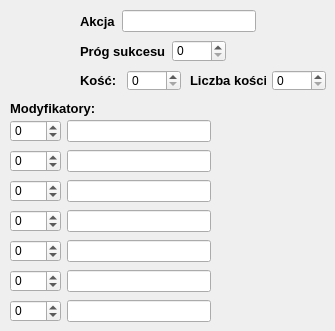
    <widget class="QWidget" name="tab_3">
     <attribute name="title">
      <string>Własne</string>
     </attribute>
     <widget class="QWidget" name="layoutWidget_18">
      <property name="geometry">
       <rect>
        <x>80</x>
        <y>10</y>
        <width>176</width>
        <height>22</height>
       </rect>
      </property>
      <layout class="QHBoxLayout" name="horizontalLayout_24">
       <item>
        <widget class="QLabel" name="label_19">
         <property name="font">
          <font>
           <pointsize>10</pointsize>
           <weight>75</weight>
           <bold>true</bold>
          </font>
         </property>
         <property name="text">
          <string>Akcja</string>
         </property>
        </widget>
       </item>
       <item>
        <widget class="QLineEdit" name="lineEdit_action"/>
       </item>
      </layout>
     </widget>
     <widget class="QWidget" name="layoutWidget_19">
      <property name="geometry">
       <rect>
        <x>80</x>
        <y>40</y>
        <width>146</width>
        <height>22</height>
       </rect>
      </property>
      <layout class="QHBoxLayout" name="horizontalLayout_25">
       <item>
        <widget class="QLabel" name="label_20">
         <property name="font">
          <font>
           <pointsize>10</pointsize>
           <weight>75</weight>
           <bold>true</bold>
          </font>
         </property>
         <property name="text">
          <string>Próg sukcesu:</string>
         </property>
        </widget>
       </item>
       <item>
        <widget class="QSpinBox" name="spinBox_SUCCESS">
         <property name="maximum">
          <number>5000</number>
         </property>
        </widget>
       </item>
      </layout>
     </widget>
     <widget class="QLabel" name="label_21">
      <property name="geometry">
       <rect>
        <x>10</x>
        <y>100</y>
        <width>221</width>
        <height>16</height>
       </rect>
      </property>
      <property name="font">
       <font>
        <pointsize>10</pointsize>
        <weight>75</weight>
        <bold>true</bold>
       </font>
      </property>
      <property name="text">
       <string>Modyfikatory:</string>
      </property>
     </widget>
     <widget class="QWidget" name="layoutWidget_20">
      <property name="geometry">
       <rect>
        <x>10</x>
        <y>210</y>
        <width>201</width>
        <height>22</height>
       </rect>
      </property>
      <layout class="QHBoxLayout" name="horizontalLayout_26">
       <item>
        <widget class="QSpinBox" name="spinBox_custom4">
         <property name="minimum">
          <number>-500</number>
         </property>
         <property name="maximum">
          <number>500</number>
         </property>
        </widget>
       </item>
       <item>
        <widget class="QLineEdit" name="lineEdit_custom4"/>
       </item>
      </layout>
     </widget>
     <widget class="QWidget" name="layoutWidget_21">
      <property name="geometry">
       <rect>
        <x>10</x>
        <y>240</y>
        <width>201</width>
        <height>22</height>
       </rect>
      </property>
      <layout class="QHBoxLayout" name="horizontalLayout_27">
       <item>
        <widget class="QSpinBox" name="spinBox_custom5">
         <property name="minimum">
          <number>-500</number>
         </property>
         <property name="maximum">
          <number>500</number>
         </property>
        </widget>
       </item>
       <item>
        <widget class="QLineEdit" name="lineEdit_custom5"/>
       </item>
      </layout>
     </widget>
     <widget class="QWidget" name="layoutWidget_22">
      <property name="geometry">
       <rect>
        <x>10</x>
        <y>120</y>
        <width>201</width>
        <height>22</height>
       </rect>
      </property>
      <layout class="QHBoxLayout" name="horizontalLayout_28">
       <item>
        <widget class="QSpinBox" name="spinBox_custom1">
         <property name="minimum">
          <number>-500</number>
         </property>
         <property name="maximum">
          <number>500</number>
         </property>
        </widget>
       </item>
       <item>
        <widget class="QLineEdit" name="lineEdit_custom1"/>
       </item>
      </layout>
     </widget>
     <widget class="QWidget" name="layoutWidget_23">
      <property name="geometry">
       <rect>
        <x>10</x>
        <y>150</y>
        <width>201</width>
        <height>22</height>
       </rect>
      </property>
      <layout class="QHBoxLayout" name="horizontalLayout_29">
       <item>
        <widget class="QSpinBox" name="spinBox_custom2">
         <property name="minimum">
          <number>-500</number>
         </property>
         <property name="maximum">
          <number>500</number>
         </property>
        </widget>
       </item>
       <item>
        <widget class="QLineEdit" name="lineEdit_custom2"/>
       </item>
      </layout>
     </widget>
     <widget class="QWidget" name="layoutWidget_24">
      <property name="geometry">
       <rect>
        <x>10</x>
        <y>180</y>
        <width>201</width>
        <height>22</height>
       </rect>
      </property>
      <layout class="QHBoxLayout" name="horizontalLayout_31">
       <item>
        <widget class="QSpinBox" name="spinBox_custom3">
         <property name="minimum">
          <number>-500</number>
         </property>
         <property name="maximum">
          <number>500</number>
         </property>
        </widget>
       </item>
       <item>
        <widget class="QLineEdit" name="lineEdit_custom3"/>
       </item>
      </layout>
     </widget>
     <widget class="QWidget" name="layoutWidget_25">
      <property name="geometry">
       <rect>
        <x>80</x>
        <y>70</y>
        <width>101</width>
        <height>21</height>
       </rect>
      </property>
      <layout class="QHBoxLayout" name="horizontalLayout_32">
       <item>
        <widget class="QLabel" name="label_22">
         <property name="font">
          <font>
           <pointsize>10</pointsize>
           <weight>75</weight>
           <bold>true</bold>
          </font>
         </property>
         <property name="text">
          <string>Kość:</string>
         </property>
        </widget>
       </item>
       <item>
        <widget class="QSpinBox" name="spinBox_DICE">
         <property name="maximum">
          <number>5000</number>
         </property>
        </widget>
       </item>
      </layout>
     </widget>
     <widget class="QWidget" name="layoutWidget_26">
      <property name="geometry">
       <rect>
        <x>10</x>
        <y>270</y>
        <width>201</width>
        <height>22</height>
       </rect>
      </property>
      <layout class="QHBoxLayout" name="horizontalLayout_33">
       <item>
        <widget class="QSpinBox" name="spinBox_custom6">
         <property name="minimum">
          <number>-500</number>
         </property>
         <property name="maximum">
          <number>500</number>
         </property>
        </widget>
       </item>
       <item>
        <widget class="QLineEdit" name="lineEdit_custom6"/>
       </item>
      </layout>
     </widget>
     <widget class="QWidget" name="layoutWidget_27">
      <property name="geometry">
       <rect>
        <x>10</x>
        <y>300</y>
        <width>201</width>
        <height>22</height>
       </rect>
      </property>
      <layout class="QHBoxLayout" name="horizontalLayout_34">
       <item>
        <widget class="QSpinBox" name="spinBox_custom7">
         <property name="minimum">
          <number>-500</number>
         </property>
         <property name="maximum">
          <number>500</number>
         </property>
        </widget>
       </item>
       <item>
        <widget class="QLineEdit" name="lineEdit_custom7"/>
       </item>
      </layout>
     </widget>
     <widget class="QWidget" name="layoutWidget_28">
      <property name="geometry">
       <rect>
        <x>190</x>
        <y>70</y>
        <width>136</width>
        <height>21</height>
       </rect>
      </property>
      <layout class="QHBoxLayout" name="horizontalLayout_35">
       <item>
        <widget class="QLabel" name="label_23">
         <property name="font">
          <font>
           <pointsize>10</pointsize>
           <weight>75</weight>
           <bold>true</bold>
          </font>
         </property>
         <property name="text">
          <string>Liczba kości:</string>
         </property>
        </widget>
       </item>
       <item>
        <widget class="QSpinBox" name="spinBox_DICE_2">
         <property name="maximum">
          <number>5000</number>
         </property>
        </widget>
       </item>
      </layout>
     </widget>
    </widget>
